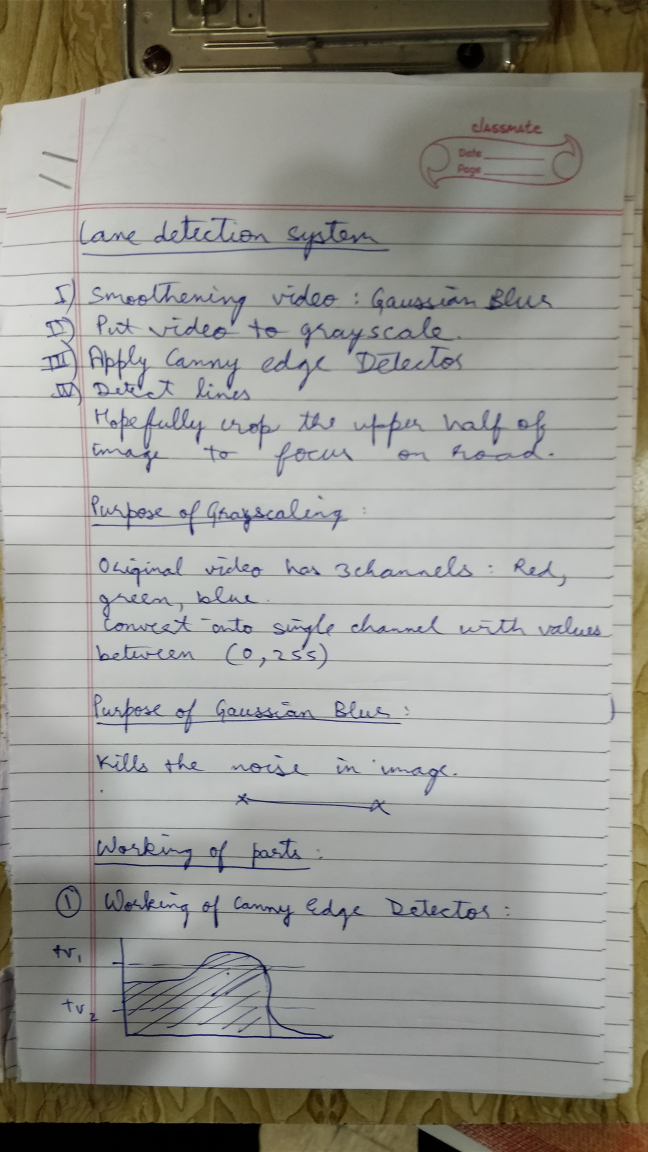
#> input picture Self Driving car/Lane Detection/LANE DETECTION SYSTEM/NOTES1.jpg, 2592 x 4608 px, given in place of the camera (shown at 1/4 size)
$ python realtime_stitching.py
#> lines starting #> are read from the running program, lines starting #| are printed output that depends on the picture; after the words box and inside, x2 and y2 are one past the last pixel; in counts of white or black regions, pixels touching at a corner belong together
# USAGE
# python realtime_stitching.py

# import the necessary packages

from __future__ import print_function
from imutils.video import VideoStream
import numpy as np
import datetime
import imutils
import time
import cv2

class Stitcher:
	def __init__(self):
		# determine if we are using OpenCV v3.X and initialize the
		# cached homography matrix
		self.isv3 = imutils.is_cv3()
		self.cachedH = None

	def stitch(self, images, ratio=0.75, reprojThresh=4.0):
		# unpack the images
		(imageB, imageA) = images

		# if the cached homography matrix is None, then we need to
		# apply keypoint matching to construct it
		if self.cachedH is None:
			# detect keypoints and extract
			(kpsA, featuresA) = self.detectAndDescribe(imageA)
			(kpsB, featuresB) = self.detectAndDescribe(imageB)

			# match features between the two images
			M = self.matchKeypoints(kpsA, kpsB,
				featuresA, featuresB, ratio, reprojThresh)

			# if the match is None, then there aren't enough matched
			# keypoints to create a panorama
			if M is None:
				return None

			# cache the homography matrix
			self.cachedH = M[1]

		# apply a perspective transform to stitch the images together
		# using the cached homography matrix
		result = cv2.warpPerspective(imageA, self.cachedH,
			(imageA.shape[1] + imageB.shape[1], imageA.shape[0]))
		result[0:imageB.shape[0], 0:imageB.shape[1]] = imageB

		# return the stitched image
		return result

	def detectAndDescribe(self, image):
		# convert the image to grayscale
		gray = cv2.cvtColor(image, cv2.COLOR_BGR2GRAY)

		# check to see if we are using OpenCV 3.X
		if self.isv3:
			# detect and extract features from the image
			descriptor = cv2.xfeatures2d.SIFT_create()
			(kps, features) = descriptor.detectAndCompute(image, None)

		# otherwise, we are using OpenCV 2.4.X
		else:
			# detect keypoints in the image
			detector = cv2.FeatureDetector_create("SIFT")
			kps = detector.detect(gray)

			# extract features from the image
			extractor = cv2.DescriptorExtractor_create("SIFT")
			(kps, features) = extractor.compute(gray, kps)

		# convert the keypoints from KeyPoint objects to NumPy
		# arrays
		kps = np.float32([kp.pt for kp in kps])

		# return a tuple of keypoints and features
		return (kps, features)

	def matchKeypoints(self, kpsA, kpsB, featuresA, featuresB,
		ratio, reprojThresh):
		# compute the raw matches and initialize the list of actual
		# matches
		matcher = cv2.DescriptorMatcher_create("BruteForce")
		rawMatches = matcher.knnMatch(featuresA, featuresB, 2)
		matches = []

		# loop over the raw matches
		for m in rawMatches:
			# ensure the distance is within a certain ratio of each
			# other (i.e. Lowe's ratio test)
			if len(m) == 2 and m[0].distance < m[1].distance * ratio:
				matches.append((m[0].trainIdx, m[0].queryIdx))

		# computing a homography requires at least 4 matches
		if len(matches) > 4:
			# construct the two sets of points
			ptsA = np.float32([kpsA[i] for (_, i) in matches])
			ptsB = np.float32([kpsB[i] for (i, _) in matches])

			# compute the homography between the two sets of points
			(H, status) = cv2.findHomography(ptsA, ptsB, cv2.RANSAC,
				reprojThresh)

			# return the matches along with the homograpy matrix
			# and status of each matched point
			return (matches, H, status)

		# otherwise, no homograpy could be computed
		return None

# initialize the video streams and allow them to warmup
print("[INFO] starting cameras...")
leftStream = VideoStream(0).start()
rightStream = VideoStream(1).start()
time.sleep(2.0)

# initialize the image stitcher, motion detector, and total
# number of frames read
stitcher = Stitcher()
total = 0

# loop over frames from the video streams
while True:
	# grab the frames from their respective video streams
	left = leftStream.read()
#> left is the input picture: shape (4608, 2592, 3); mean B, G, R 146.3, 152.6, 153.4
	right = rightStream.read()

	# resize the frames
	left = imutils.resize(left, width=400)
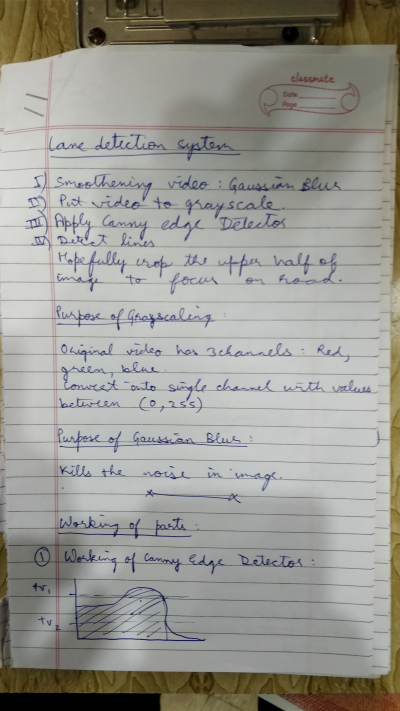
#> left: shape (711, 400, 3); mean B, G, R 146.3, 152.6, 153.4
	right = imutils.resize(right, width=400)

	# stitch the frames together to form the panorama
	# IMPORTANT: you might have to change this line of code
	# depending on how your cameras are oriented; frames
	# should be supplied in left-to-right order
	result = stitcher.stitch([left, right])
#> in detectAndDescribe, `gray = cv2.cvtColor(image, cv2.COLOR_BGR2GRAY)`:
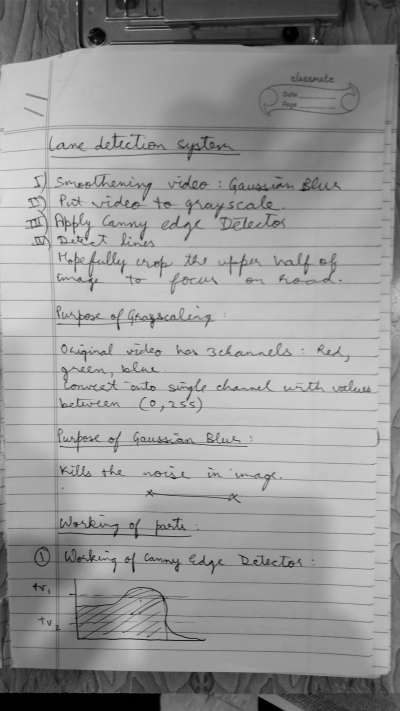
#> gray: shape (711, 400); min 0, max 220, mean 152.1
#> in detectAndDescribe, `kps = detector.detect(gray)`: kps = 966 keypoints; strongest (x, y, size): (118, 328, 1.9), (115, 534, 2.2), (133, 570, 1.9), (86, 238, 1.9)
#> in detectAndDescribe, `kps = np.float32([kp.pt for kp in kps])`: kps = 966 pairs, first value 2.77 to 396.2, second value 2.47 to 703.2
#> in stitch, `(kpsA, featuresA) = self.detectAndDescribe(imageA)`: kpsA has the same summary as kps in detectAndDescribe
#> in detectAndDescribe (call 2), `kps = detector.detect(gray)`: kps = 966 keypoints; strongest (x, y, size): (118, 328, 1.9), (115, 534, 2.2), (133, 570, 1.9), (86, 238, 1.9)
#> in stitch, `(kpsB, featuresB) = self.detectAndDescribe(imageB)`: kpsB = 966 pairs, first value 2.77 to 396.2, second value 2.47 to 703.2
#> in matchKeypoints, `rawMatches = matcher.knnMatch(featuresA, featuresB, 2)`: rawMatches = 966 matches
#> after the loop in matchKeypoints, `for m in rawMatches:`: matches = 966 pairs, first value 0 to 965, second value 0 to 965
#> in matchKeypoints, `ptsA = np.float32([kpsA[i] for (_, i) in matches])`: ptsA has the same summary as kpsB in stitch
#> in matchKeypoints, `ptsB = np.float32([kpsB[i] for (i, _) in matches])`: ptsB has the same summary as kpsB in stitch
#> in matchKeypoints, `(H, status) = cv2.findHomography(ptsA, ptsB, cv2.RANSAC, reprojThresh)`: H = [[1, -3.14e-16, 2.95e-13], [-1.72e-15, 1, 6.4e-13], [-4.56e-18, -1.45e-18, 1]]; status = 966 values from 1 to 1
#> in stitch, `self.cachedH = M[1]`: self.cachedH has the same summary as H in matchKeypoints
#> in stitch, `result = cv2.warpPerspective(imageA, self.cachedH, (imageA.shape[1] + ..`:
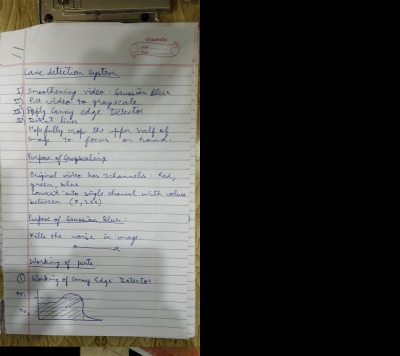
#> result: shape (711, 800, 3) (shown at 1/2 size); mean B, G, R 73.1, 76.3, 76.7

	# no homograpy could be computed
	if result is None:
		print("[INFO] homography could not be computed")
		break

	# increment the total number of frames read and draw the
	# timestamp on the image
	total += 1
	timestamp = datetime.datetime.now()
	ts = timestamp.strftime("%A %d %B %Y %I:%M:%S%p")
	cv2.putText(result, ts, (10, result.shape[0] - 10),
		cv2.FONT_HERSHEY_SIMPLEX, 0.35, (0, 0, 255), 1)
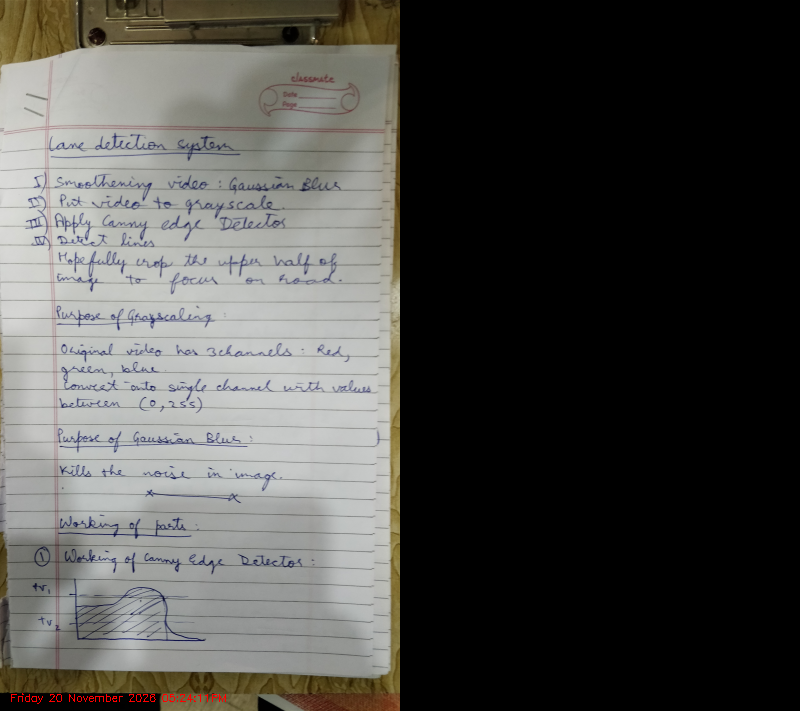
#> result: shape (711, 800, 3); 0.08% of pixels changed, all inside (x1, y1, x2, y2) = (11, 693, 226, 704)

	# show the output images
	cv2.imshow("Result", result)
	key = cv2.waitKey(1) & 0xFF
#> (key q is pressed here)

	# if the `q` key was pressed, break from the loop
	if key == ord("q"):
		break

# do a bit of cleanup
print("[INFO] cleaning up...")
cv2.destroyAllWindows()
leftStream.stop()
rightStream.stop()

$ run again, on Self Driving car/Lane Detection/LANE DETECTION SYSTEM/NOTES2.jpg
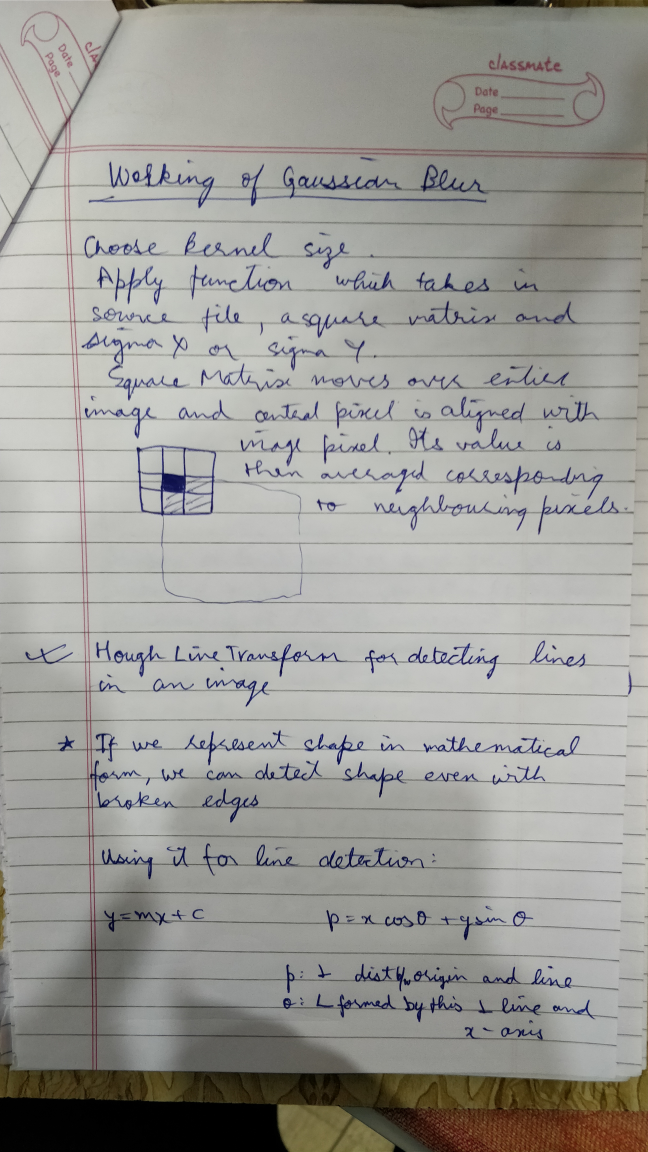
#> input picture Self Driving car/Lane Detection/LANE DETECTION SYSTEM/NOTES2.jpg, 2592 x 4608 px, given in place of the camera (shown at 1/4 size)
#> left is the input picture: shape (4608, 2592, 3); mean B, G, R 150.5, 154.9, 155.6
#> left: shape (711, 400, 3)
#> in detectAndDescribe, `gray = cv2.cvtColor(image, cv2.COLOR_BGR2GRAY)`:
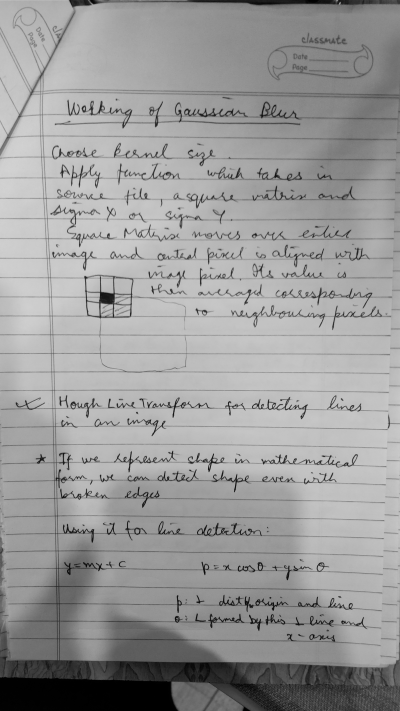
#> gray: shape (711, 400); min 0, max 211, mean 154.6
#> in detectAndDescribe, `kps = detector.detect(gray)`: kps = 803 keypoints; strongest (x, y, size): (107, 298, 9.1), (85, 277, 2.1), (179, 273, 2), (302, 417, 2)
#> in detectAndDescribe, `kps = np.float32([kp.pt for kp in kps])`: kps = 803 pairs, first value 4.13 to 397, second value 2.66 to 707.3
#> kpsA has the same summary as kps in detectAndDescribe
#> in detectAndDescribe (call 2), `kps = detector.detect(gray)`: kps = 803 keypoints; strongest (x, y, size): (107, 298, 9.1), (85, 277, 2.1), (179, 273, 2), (302, 417, 2)
#> kpsB = 803 pairs, first value 4.13 to 397, second value 2.66 to 707.3
#> rawMatches = 803 matches
#> after the loop in matchKeypoints, `for m in rawMatches:`: matches = 803 pairs, first value 0 to 802, second value 0 to 802
#> ptsA has the same summary as kpsB in stitch
#> ptsB has the same summary as kpsB in stitch
#> H = [[1, -8.07e-17, -3.4e-15], [7.11e-16, 1, -4.1e-14], [1.84e-18, -3.99e-19, 1]]; status = 803 values from 1 to 1
#> self.cachedH has the same summary as H in matchKeypoints
#> `cv2.putText(result, ts, (10, result.shape[0] - 10), cv2.FONT_HERSHEY_S..`:
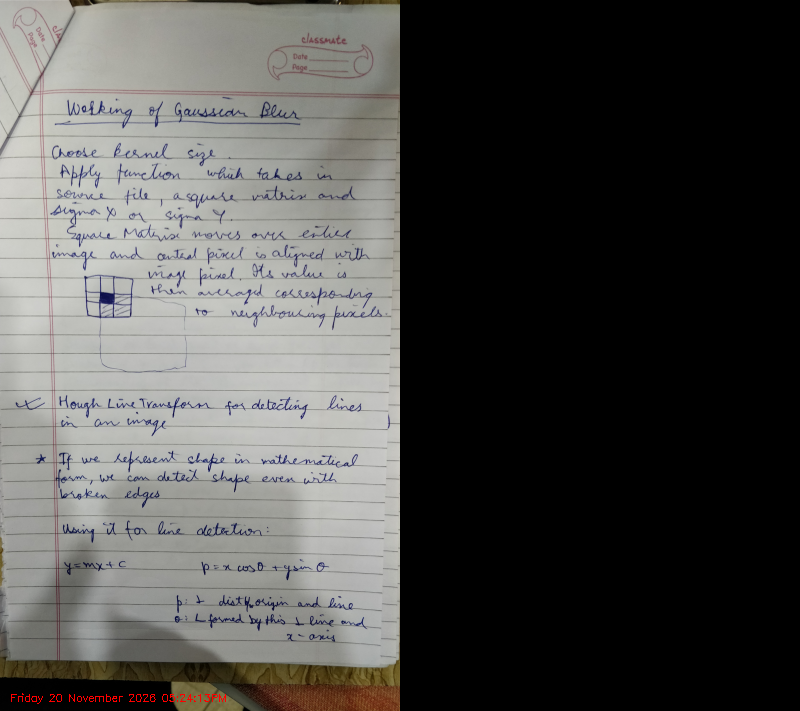
#> result: shape (711, 800, 3); mean B, G, R 75.2, 77.4, 78

$ run again, on Self Driving car/Lane Detection/LANE DETECTION SYSTEM/NOTES3.jpg
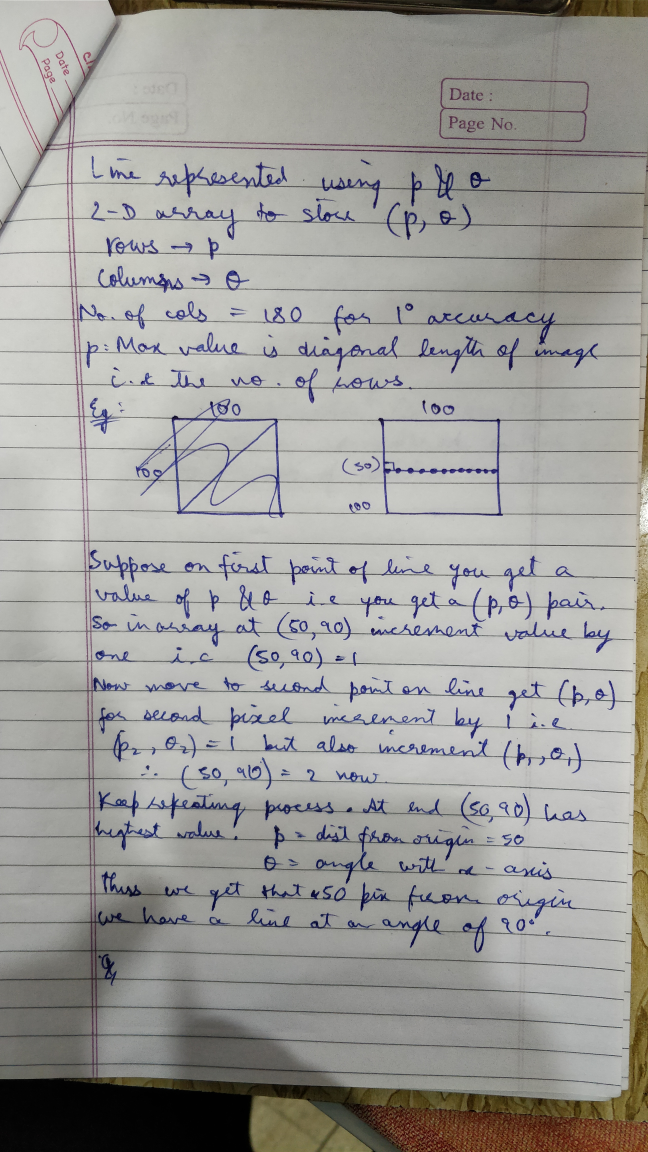
#> input picture Self Driving car/Lane Detection/LANE DETECTION SYSTEM/NOTES3.jpg, 2592 x 4608 px, given in place of the camera (shown at 1/4 size)
#> left is the input picture: shape (4608, 2592, 3); mean B, G, R 152.9, 156.1, 157.1
#> left: shape (711, 400, 3)
#> in detectAndDescribe, `gray = cv2.cvtColor(image, cv2.COLOR_BGR2GRAY)`:
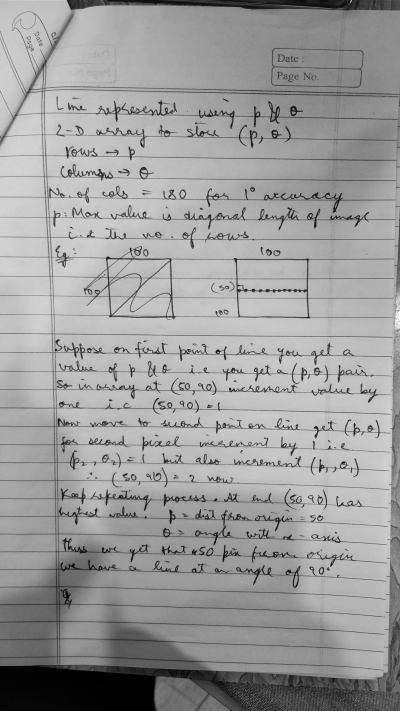
#> gray: shape (711, 400); min 0, max 253, mean 156.1
#> in detectAndDescribe, `kps = detector.detect(gray)`: kps = 1187 keypoints; strongest (x, y, size): (253, 290, 2.4), (316, 436, 1.9), (246, 290, 2.2), (295, 290, 2.1)
#> in detectAndDescribe, `kps = np.float32([kp.pt for kp in kps])`: kps = 1187 pairs, first value 4.02 to 396.6, second value 2.89 to 706
#> kpsA has the same summary as kps in detectAndDescribe
#> in detectAndDescribe (call 2), `kps = detector.detect(gray)`: kps = 1187 keypoints; strongest (x, y, size): (253, 290, 2.4), (316, 436, 1.9), (246, 290, 2.2), (295, 290, 2.1)
#> kpsB = 1187 pairs, first value 4.02 to 396.6, second value 2.89 to 706
#> rawMatches = 1187 matches
#> after the loop in matchKeypoints, `for m in rawMatches:`: matches = 1187 pairs, first value 0 to 1186, second value 0 to 1186
#> ptsA has the same summary as kpsB in stitch
#> ptsB has the same summary as kpsB in stitch
#> H = [[1, 6.22e-16, 3.79e-13], [-6.08e-15, 1, 8.79e-13], [-1.68e-17, 3.13e-18, 1]]; status = 1187 values from 1 to 1
#> self.cachedH has the same summary as H in matchKeypoints
#> `cv2.putText(result, ts, (10, result.shape[0] - 10), cv2.FONT_HERSHEY_S..`:
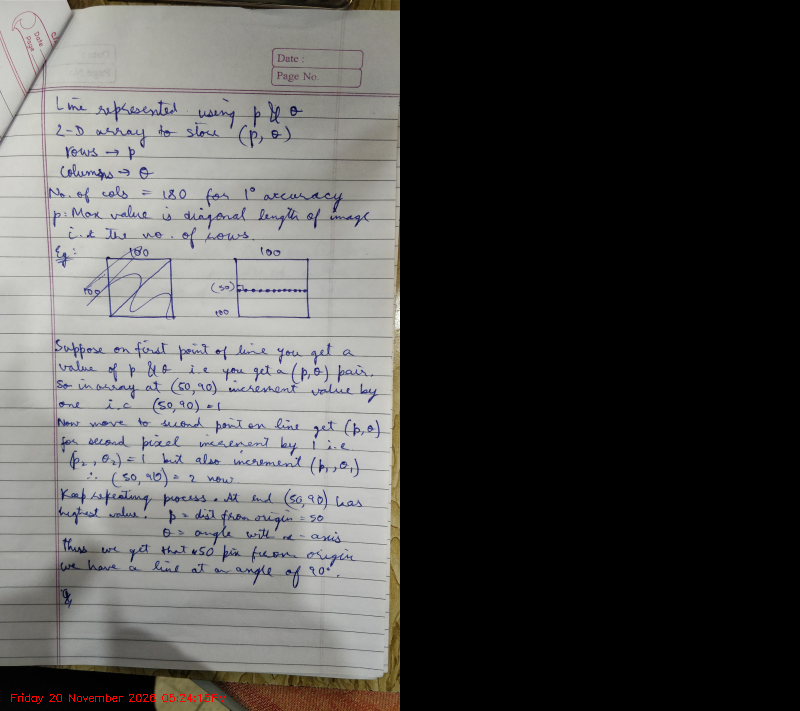
#> result: shape (711, 800, 3); mean B, G, R 76.4, 78, 78.8
